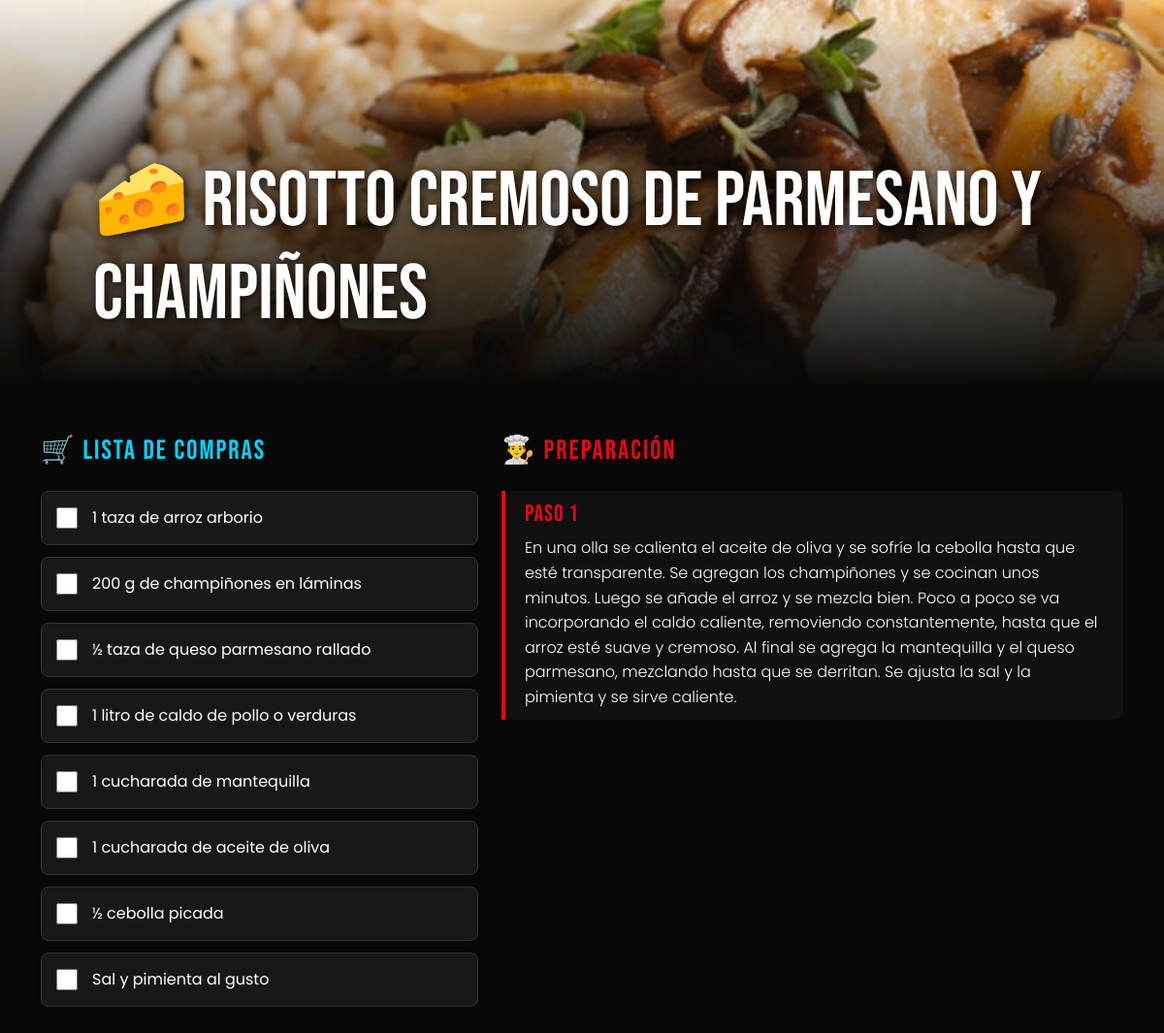
The app's page /recetas/3/ with its own data.
### alimentos/models.py (models this page shows, shortened)
class Receta(models.Model):
    titulo = models.CharField(max_length=200)
    ingredientes = models.TextField()
    pasos = models.TextField()
    imagen = models.ImageField(upload_to='recetas/', null=True, blank=True)

### alimentos/views.py (the view)
# urls.py: path("recetas/<int:receta_id>/", views.detalle_receta, name="detalle_receta"),
def detalle_receta(request, receta_id):
    receta = get_object_or_404(Receta, id=receta_id)
    lista_ingredientes = [i.strip() for i in receta.ingredientes.splitlines() if i.strip()]
    lista_pasos = [p.strip() for p in receta.pasos.splitlines() if p.strip()]
    return render(request, 'alimentos/detalle_receta.html', {
        'receta': receta,
        'lista_ingredientes': lista_ingredientes,
        'lista_pasos': lista_pasos
    })

### alimentos/templates/alimentos/detalle_receta.html (shortened to what this page needs)
<!DOCTYPE html>
<html lang="es">
<head>
    <link href="https://cdn.jsdelivr.net/npm/bootstrap@5.3.2/dist/css/bootstrap.min.css" rel="stylesheet">
</head>
<body>
    <div class="hero-receta">
        <h1>{{ receta.titulo }}</h1>
    </div>
    <div class="container mt-5">
        <div class="row">
            <div class="col-md-5 mb-5">
                <h3 class="mb-4" style="font-family: 'Bebas Neue'; color: #00d4ff; letter-spacing: 2px;">
                    🛒 LISTA DE COMPRAS
                </h3>
                {% for ing in lista_ingredientes %}
                <label class="check-item w-100">
                    <input type="checkbox">
                    <span class="ingrediente-texto">{{ ing }}</span>
                </label>
                {% empty %}
                <p class="text-muted">No se detallaron ingredientes.</p>
                {% endfor %}
            </div>
            <div class="col-md-7">
                <h3 class="mb-4" style="font-family: 'Bebas Neue'; color: var(--netflix-red); letter-spacing: 2px;">
                    👨‍🍳 PREPARACIÓN
                </h3>
                {% for paso in lista_pasos %}
                <div class="paso-box">
                    <h5>PASO {{ forloop.counter }}</h5>
                    <p class="m-0" style="font-weight: 300; line-height: 1.6;">{{ paso }}</p>
                </div>
                {% empty %}
                <p class="text-muted">No se detallaron pasos de preparación.</p>
                {% endfor %}
            </div>
        </div>
    </div>
</body>
</html>

### records on screen
Receta: titulo "🧀 Risotto cremoso de parmesano y champiñones", lista_pasos "En una olla se calienta el aceite de oliva y se sofríe la cebolla hasta que esté transparente. Se agregan los champiñones y se cocinan unos minutos. Luego se añade el arroz y se mezcla bien. Poco a poco se va incorporando el caldo caliente, removiendo constantemente, hasta que el arroz esté suave y cremoso. Al final se agrega la mantequilla y el queso parmesano, mezclando hasta que se derritan. Se ajusta la sal y la pimienta y se sirve caliente."

### other values on screen
{{ ing }} "1 taza de arroz arborio" "200 g de champiñones en láminas" "½ taza de queso parmesano rallado" "1 litro de caldo de pollo o verduras" "1 cucharada de mantequilla" "1 cucharada de aceite de oliva" "½ cebolla picada" "Sal y pimienta al gusto"
